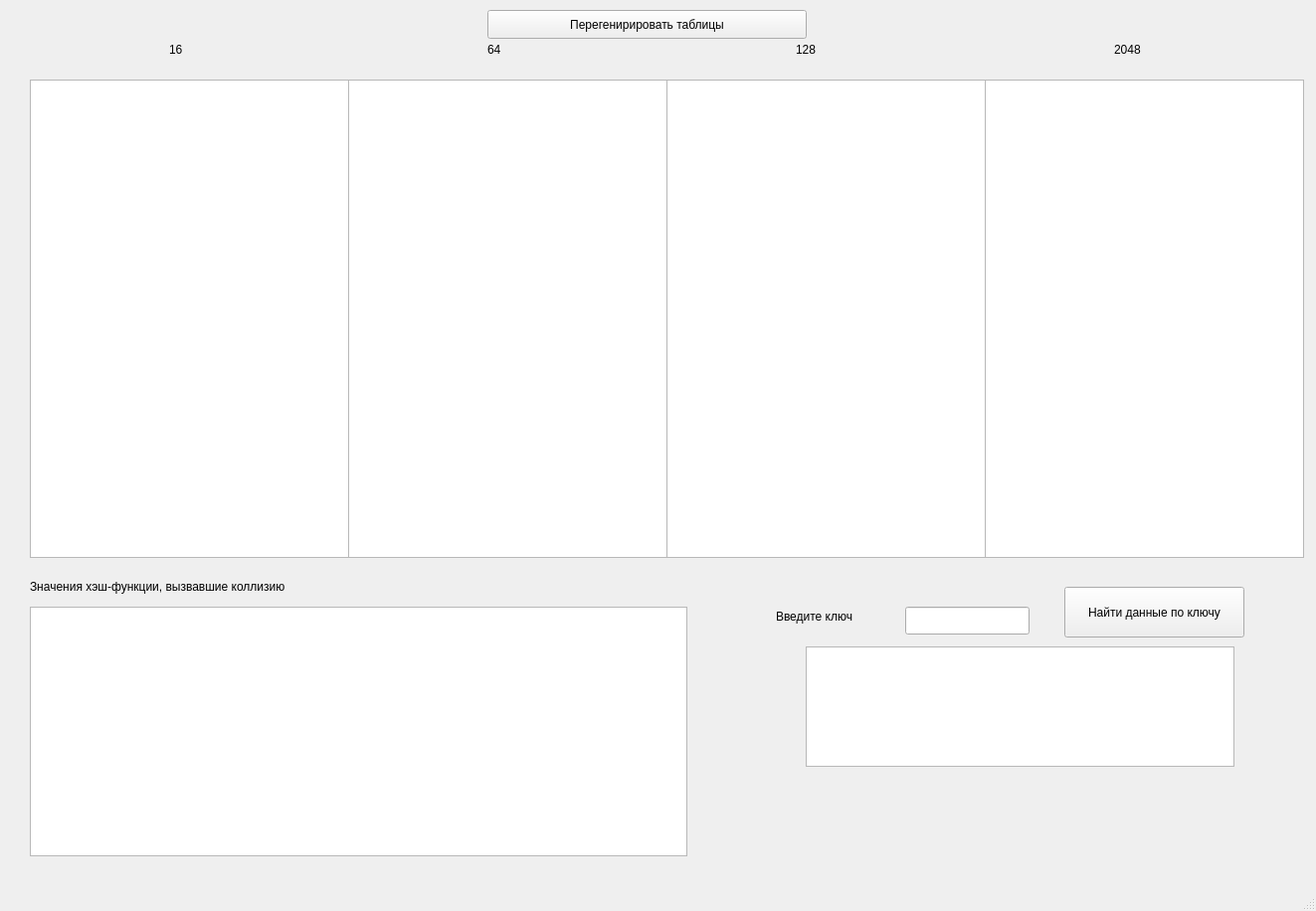
<?xml version="1.0" encoding="UTF-8"?>
<ui version="4.0">
 <class>MainWindow</class>
 <widget class="QMainWindow" name="MainWindow">
  <property name="geometry">
   <rect>
    <x>0</x>
    <y>0</y>
    <width>1323</width>
    <height>916</height>
   </rect>
  </property>
  <property name="windowTitle">
   <string>MainWindow</string>
  </property>
  <widget class="QWidget" name="centralwidget">
   <widget class="QLineEdit" name="keyLineEdit1">
    <property name="geometry">
     <rect>
      <x>910</x>
      <y>610</y>
      <width>125</width>
      <height>28</height>
     </rect>
    </property>
   </widget>
   <widget class="QPushButton" name="searchButton">
    <property name="geometry">
     <rect>
      <x>1070</x>
      <y>590</y>
      <width>181</width>
      <height>51</height>
     </rect>
    </property>
    <property name="text">
     <string>Найти данные по ключу</string>
    </property>
   </widget>
   <widget class="QLabel" name="label_5">
    <property name="geometry">
     <rect>
      <x>780</x>
      <y>610</y>
      <width>101</width>
      <height>20</height>
     </rect>
    </property>
    <property name="text">
     <string>Введите ключ</string>
    </property>
   </widget>
   <widget class="QTextEdit" name="resultTextEdit">
    <property name="geometry">
     <rect>
      <x>810</x>
      <y>650</y>
      <width>431</width>
      <height>121</height>
     </rect>
    </property>
   </widget>
   <widget class="QTableWidget" name="tableWidget1">
    <property name="geometry">
     <rect>
      <x>30</x>
      <y>80</y>
      <width>321</width>
      <height>481</height>
     </rect>
    </property>
   </widget>
   <widget class="QTableWidget" name="tableWidget2">
    <property name="geometry">
     <rect>
      <x>350</x>
      <y>80</y>
      <width>321</width>
      <height>481</height>
     </rect>
    </property>
   </widget>
   <widget class="QTableWidget" name="tableWidget3">
    <property name="geometry">
     <rect>
      <x>670</x>
      <y>80</y>
      <width>321</width>
      <height>481</height>
     </rect>
    </property>
   </widget>
   <widget class="QTableWidget" name="tableWidget4">
    <property name="geometry">
     <rect>
      <x>990</x>
      <y>80</y>
      <width>321</width>
      <height>481</height>
     </rect>
    </property>
   </widget>
   <widget class="QLabel" name="label">
    <property name="geometry">
     <rect>
      <x>170</x>
      <y>40</y>
      <width>63</width>
      <height>20</height>
     </rect>
    </property>
    <property name="text">
     <string>16</string>
    </property>
   </widget>
   <widget class="QLabel" name="label_2">
    <property name="geometry">
     <rect>
      <x>490</x>
      <y>40</y>
      <width>63</width>
      <height>20</height>
     </rect>
    </property>
    <property name="text">
     <string>64</string>
    </property>
   </widget>
   <widget class="QLabel" name="label_3">
    <property name="geometry">
     <rect>
      <x>800</x>
      <y>40</y>
      <width>63</width>
      <height>20</height>
     </rect>
    </property>
    <property name="text">
     <string>128</string>
    </property>
   </widget>
   <widget class="QLabel" name="label_7">
    <property name="geometry">
     <rect>
      <x>1120</x>
      <y>40</y>
      <width>63</width>
      <height>20</height>
     </rect>
    </property>
    <property name="text">
     <string>2048</string>
    </property>
   </widget>
   <widget class="QPushButton" name="generateButton">
    <property name="geometry">
     <rect>
      <x>490</x>
      <y>10</y>
      <width>321</width>
      <height>29</height>
     </rect>
    </property>
    <property name="text">
     <string>Перегенирировать таблицы</string>
    </property>
   </widget>
   <widget class="QTableWidget" name="tableWidget">
    <property name="geometry">
     <rect>
      <x>30</x>
      <y>610</y>
      <width>661</width>
      <height>251</height>
     </rect>
    </property>
   </widget>
   <widget class="QLabel" name="label_4">
    <property name="geometry">
     <rect>
      <x>30</x>
      <y>580</y>
      <width>401</width>
      <height>20</height>
     </rect>
    </property>
    <property name="text">
     <string>Значения хэш-функции, вызвавшие коллизию</string>
    </property>
   </widget>
  </widget>
  <widget class="QMenuBar" name="menubar">
   <property name="geometry">
    <rect>
     <x>0</x>
     <y>0</y>
     <width>1323</width>
     <height>25</height>
    </rect>
   </property>
  </widget>
  <widget class="QStatusBar" name="statusbar"/>
 </widget>
 <resources/>
 <connections/>
</ui>
